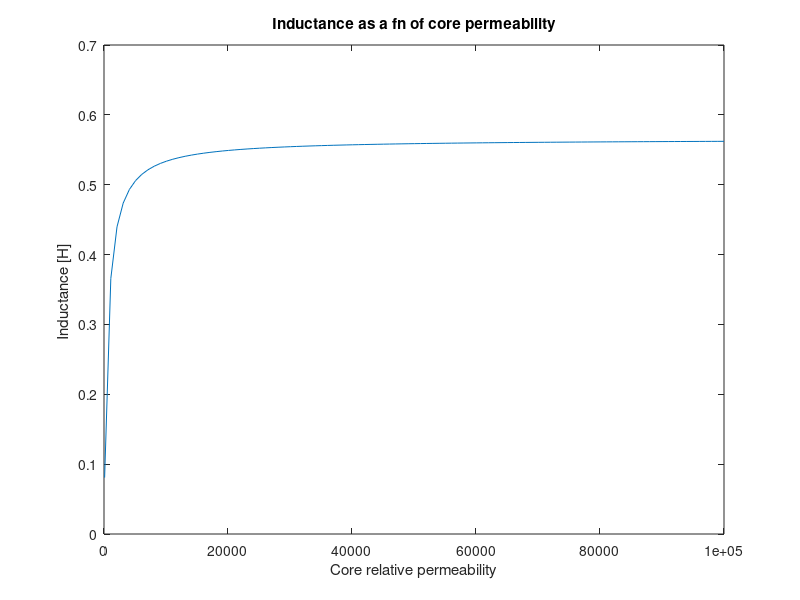

Write the MATLAB code that produced this figure.
mu0 = pi*4.e-7;
%all dimensions expressed in meters
Ac = 9e-4; Ag = 9e-4; g = 5e-4; ic = 0.3;
N = 500 ;
%Reluctance of air gap
Rg = g/(mu0*Ag) ;
for n = 1:101
mur(n) = 100 + (100000 - 100)*(n-1)/100;
%Reluctance of core
Rc(n) = ic/(mur(n)*mu0*Ac) ;
Rtot = Rg+Rc(n) ;
%Inductance
L(n) = N^2/Rtot;
end
plot (mur, L)
xlabel('Core relative permeability')
ylabel('Inductance [H] ')
title('Inductance as a fn of core permeability')